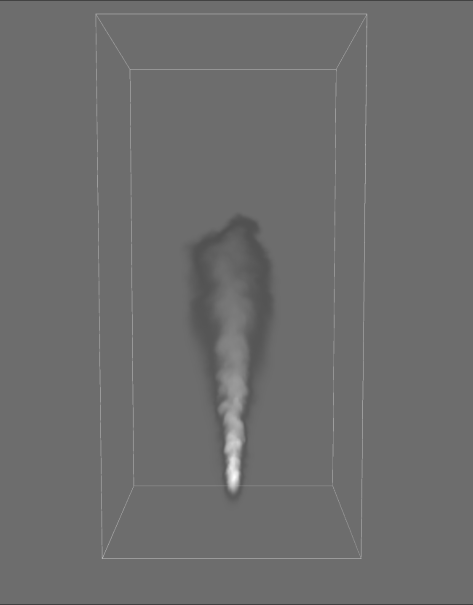
#> input picture 第三章实验/128256128原始.png, 945 x 1210 px, found by its file name (shown at 1/2 size)
$ python SSIM.py   (older library calls are emulated)
#> lines starting #> are read from the running program, lines starting #| are printed output that depends on the picture; long printed decimals are rounded
from PIL import Image
import numpy as np
from skimage.measure import compare_ssim
from skimage.measure import compare_psnr


def compar_images():
    img1 = Image.open(r'第三章实验\\128256128原始.png')
#> img1 is the input picture: PIL image 945x1210 RGBA; mean R, G, B, A 109, 109, 109, 255
    img2 = Image.open(r'第三章实验\\128256128下采样.png')
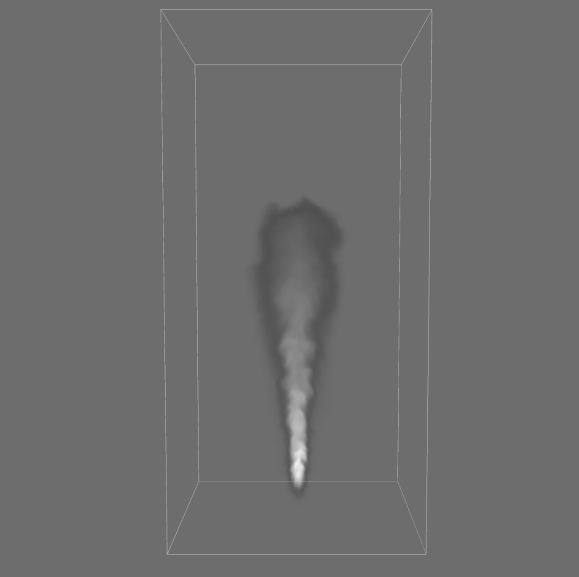
#> input picture 第三章实验/128256128下采样.png, 1157 x 1153 px, found by its file name (shown at 1/2 size)
#> img2 is the input picture: PIL image 1157x1153 RGBA; mean R, G, B, A 109.1, 109.1, 109.1, 255
    img2 = img2.resize(img1.size)
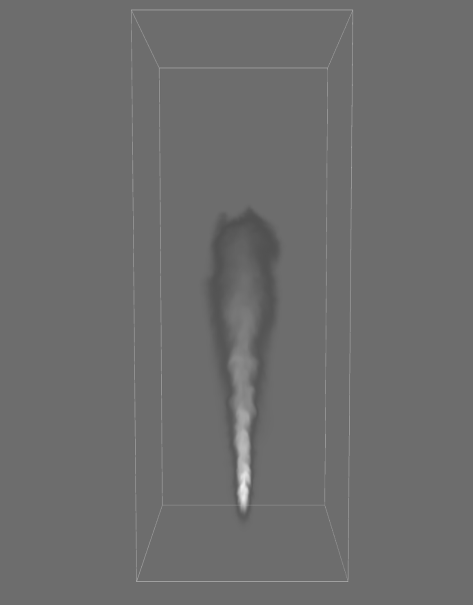
#> img2: PIL image 945x1210 RGBA (shown at 1/2 size); mean R, G, B, A 109.1, 109.1, 109.1, 255
    # 转为灰度图像
    gray1 = np.array(img1.convert("L"))
    gray2 = np.array(img2.convert("L"))
    # 计算SSIM
    ssim = compare_ssim(gray1, gray2, multichannel=True)
#> ssim = 0.97
    psnr = compare_psnr(gray1, gray2)
#> psnr = 27.82
    # 打印SSIM
    print('SSIM:', ssim)
#| SSIM: 0.9698
    print('PSNR:', psnr)
#| PSNR: 27.820
compar_images()
